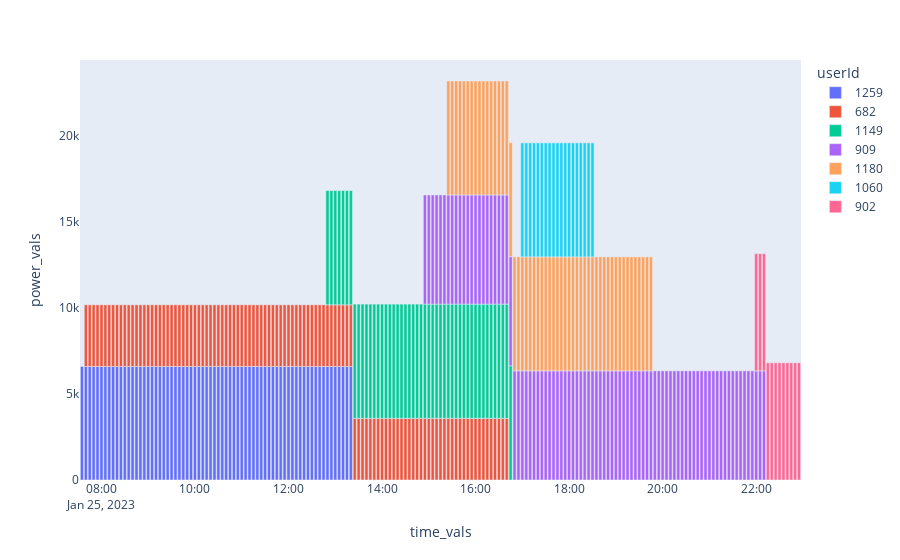

The notebook cell saved with this chart:
### Code cell
fig = px.bar(clean, x=clean["time_vals"], y=clean["power_vals"], color=clean["userId"])
fig.update_yaxes(showgrid=False)
fig
